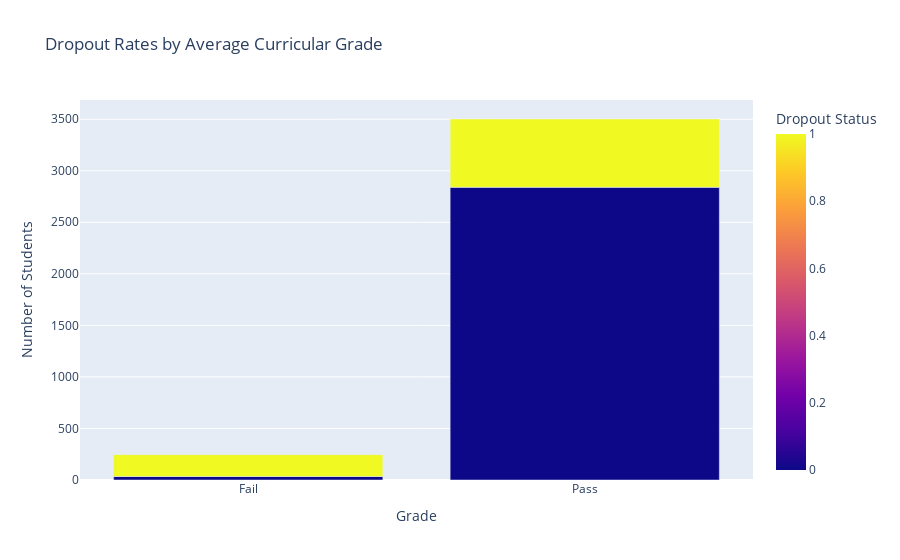

This figure's notebook cell:
### Code cell
# Defining custom bins and labels
bins = [0, 10, 20]  # Bin edges (upper bound is exclusive except for the last)
labels = ["Fail", "Pass"]  # Custom labels

# Binning the 'Age_at_enrollment' column with custom bins
drop_out_df['Binned_avg_curr_grade'] = pd.cut(drop_out_df['avg_curr_grade'], bins=bins, labels=labels, right=True)

# Grouping by 'Binned_Age' and 'Dropout' status to get counts
grouped_df = drop_out_df.groupby(['Binned_avg_curr_grade', 'Target']).size().reset_index(name='Count')

# Creating a grouped bar chart with Plotly
fig = px.bar(grouped_df, 
             x='Binned_avg_curr_grade', 
             y='Count', 
             color='Target', 
             barmode='group', 
             labels={'Binned_avg_curr_grade': 'Grade', 'Count': 'Number of Students', 'Target': 'Dropout Status'},
             title='Dropout Rates by Average Curricular Grade')

# Display the plot
fig.show()

### Figure 1 — Plotly figure (JSON) as saved in the notebook; plotly's stock layout.template omitted (floating-point values rounded to 4 significant figures)
{"data": [{"alignmentgroup": "True", "hovertemplate": "Grade=%{x}<br>Number of Students=%{y}<br>Dropout Status=%{marker.color}<extra></extra>", "legendgroup": "", "marker": {"color": [0, 1, 0, 1], "coloraxis": "coloraxis", "pattern": {"shape": ""}}, "name": "", "offsetgroup": "", "orientation": "v", "showlegend": false, "textposition": "auto", "type": "bar", "x": ["Fail", "Fail", "Pass", "Pass"], "xaxis": "x", "y": [34, 212, 2839, 663], "yaxis": "y"}], "layout": {"autosize": true, "barmode": "group", "coloraxis": {"colorbar": {"title": {"text": "Dropout Status"}}, "colorscale": [[0, "#0d0887"], [0.1111, "#46039f"], [0.2222, "#7201a8"], [0.3333, "#9c179e"], [0.4444, "#bd3786"], [0.5556, "#d8576b"], [0.6667, "#ed7953"], [0.7778, "#fb9f3a"], [0.8889, "#fdca26"], [1, "#f0f921"]]}, "legend": {"tracegroupgap": 0}, "title": {"text": "Dropout Rates by Average Curricular Grade"}, "xaxis": {"anchor": "y", "autorange": true, "domain": [0, 1], "range": [-0.5, 1.5], "title": {"text": "Grade"}, "type": "category"}, "yaxis": {"anchor": "x", "autorange": true, "domain": [0, 1], "range": [0, 3686.0], "title": {"text": "Number of Students"}, "type": "linear"}}}
